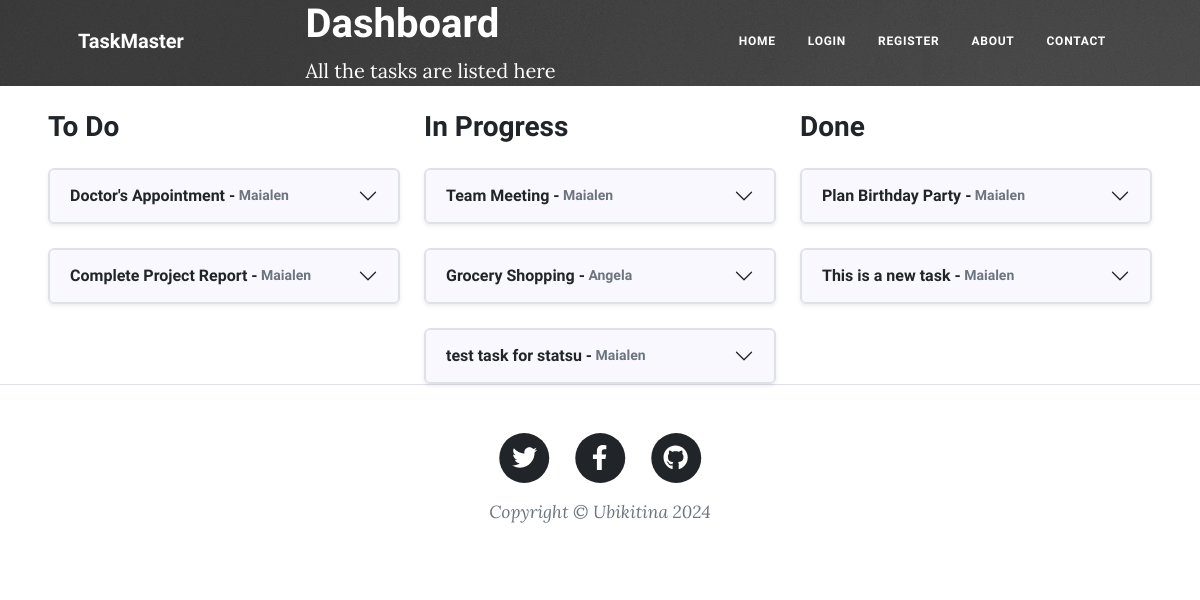
Page /dashboard on the earlier database version.
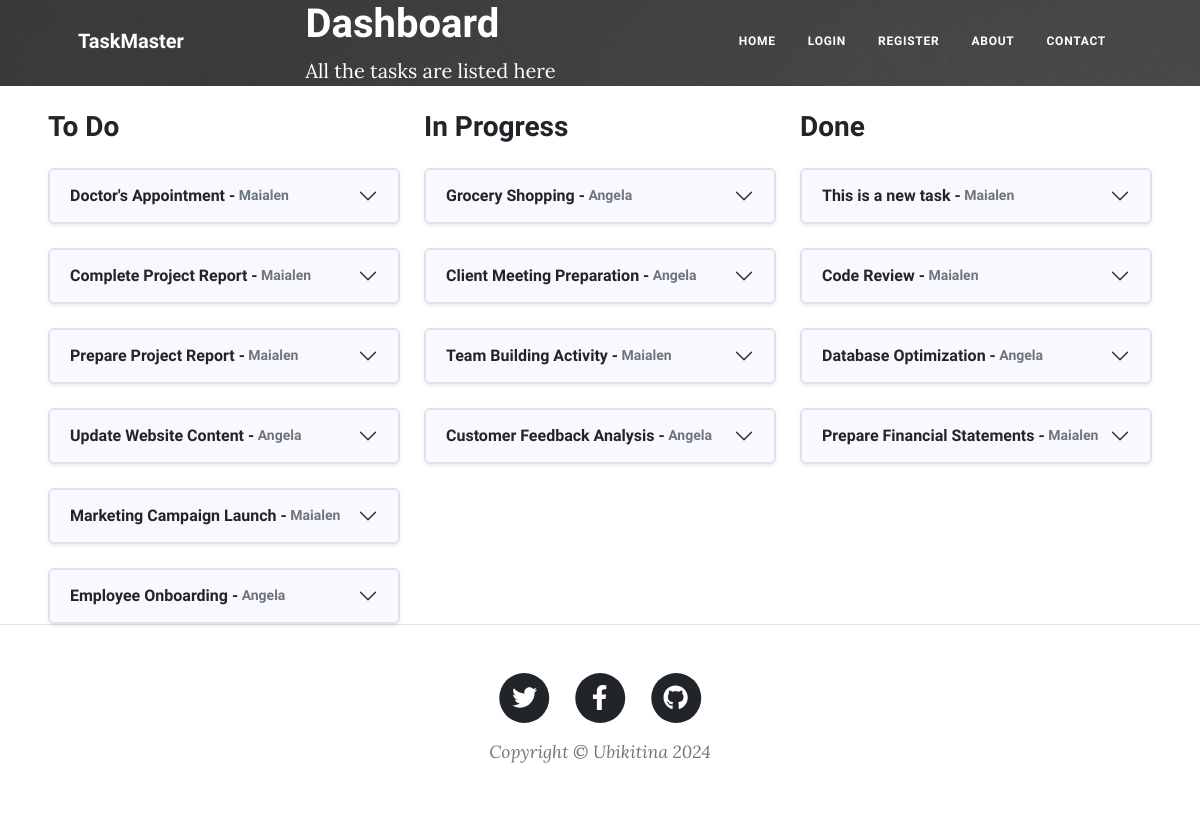
Same page on the later database version.
### main.py (models this page shows)
class Task(db.Model):
    __tablename__ = "tasks"
    id = db.Column(db.Integer, primary_key=True)
    author_id = db.Column(db.Integer, db.ForeignKey("users.id"))
    author = relationship("User", back_populates="posts")
    title = db.Column(db.String(250), unique=True, nullable=False)
    date = db.Column(db.String(250), nullable=False)
    body = db.Column(db.Text, nullable=False)
    status = db.Column(db.String(250), nullable=False)
    comments = relationship("Comment", back_populates="parent_post")

class User(UserMixin, db.Model):
    __tablename__ = "users"
    id = db.Column(db.Integer, primary_key=True)
    email = db.Column(db.String(100), unique=True)
    password = db.Column(db.String(100))
    name = db.Column(db.String(100))
    posts = relationship("Task", back_populates="author")  # The "author" refers to the author property in the Task class.
    comments = relationship("Comment", back_populates="comment_author")  # "comment_author" refers to the comment_author property in the Comment class.

### main.py (the view)
@app.route('/dashboard')
def dashboard():
    result = db.session.execute(db.select(Task))
    tasks = result.scalars().all()
    return render_template("dashboard.html", all_tasks=tasks, current_user=current_user)

### templates/dashboard.html (shortened to what this page needs)
{% include "header.html" %}
<header class="main-banner" style="background-image: url('../static/assets/img/home-bg.jpg')">
  <div class="container position-relative px-4 px-lg-5">
    <div class="row gx-4 gx-lg-5 justify-content-center">
      <div class="col-md-10 col-lg-8 col-xl-7">
        <div class="site-heading">
          <h1 style="color: white;">Dashboard</h1>
          <span class="subheading" style="color: white;">All the tasks are listed here</span>
        </div>
      </div>
    </div>
  </div>
</header>
<div class="container-fluid px-4 px-lg-5">
  <div class="row gx-4 gx-lg-5 justify-content-center">
    <div class="col-md-12">
      <div class="row">
        <div class="col-md-4">
          <h3>To Do</h3>
          {% for task in all_tasks if task.status == 'To do' %}
          <div class="accordion" id="postAccordionToDo">
            <div class="accordion-item border rounded shadow-sm">
              <h2 class="accordion-header" id="headingPostToDo{{ task.id }}">
                <button class="accordion-button collapsed" type="button" data-bs-toggle="collapse" data-bs-target="#collapsePostToDo{{ task.id }}" aria-expanded="false" aria-controls="collapsePostToDo{{ task.id }}">
                  {{ task.title }} - <small class="text-muted">&nbsp;{{ task.author.name }}</small>
                </button>
              </h2>
            </div>
          </div>
          {% endfor %}
        </div>
        <div class="col-md-4">
          <h3>In Progress</h3>
          {% for task in all_tasks if task.status == 'In progress' %}
          <div class="accordion" id="postAccordionToDo">
            <div class="accordion-item border rounded shadow-sm">
              <h2 class="accordion-header" id="headingPostToDo{{ task.id }}">
                <button class="accordion-button collapsed" type="button" data-bs-toggle="collapse" data-bs-target="#collapsePostToDo{{ task.id }}" aria-expanded="false" aria-controls="collapsePostToDo{{ task.id }}">
                  {{ task.title }} - <small class="text-muted">&nbsp;{{ task.author.name }}</small>
                </button>
              </h2>
            </div>
          </div>
          {% endfor %}
        </div>
        <div class="col-md-4">
          <h3>Done</h3>
          {% for task in all_tasks if task.status == 'Done' %}
          <div class="accordion" id="postAccordionToDo">
            <div class="accordion-item border rounded shadow-sm">
              <h2 class="accordion-header" id="headingPostToDo{{ task.id }}">
                <button class="accordion-button collapsed" type="button" data-bs-toggle="collapse" data-bs-target="#collapsePostToDo{{ task.id }}" aria-expanded="false" aria-controls="collapsePostToDo{{ task.id }}">
                  {{ task.title }} - <small class="text-muted">&nbsp;{{ task.author.name }}</small>
                </button>
              </h2>
            </div>
          </div>
          {% endfor %}
        </div>
      </div>
    </div>
  </div>
</div>
{% include "footer.html" %}

### templates/header.html (shortened to what this page needs)
<!DOCTYPE html>
<html lang="en">
  <head>
    {% block styles %}
    {{ bootstrap.load_css() }}
    <link
      href="{{ url_for('static', filename='css/styles.css') }}"
      rel="stylesheet"
    />
    {% endblock %}
  </head>
  <body>
    <nav class="navbar navbar-expand-lg navbar-light" id="mainNav">
      <div class="container px-4 px-lg-5">
        <a class="navbar-brand" href="/">TaskMaster</a>
        <div class="collapse navbar-collapse" id="navbarResponsive">
          <ul class="navbar-nav ms-auto py-4 py-lg-0">
            <li class="nav-item">
              <a
                class="nav-link px-lg-3 py-3 py-lg-4"
                href="{{ url_for('get_all_posts') }}"
                >Home</a
              >
            </li>
            {% if not current_user.is_authenticated: %}
            <li class="nav-item">
              <a
                class="nav-link px-lg-3 py-3 py-lg-4"
                href="{{ url_for('login') }}"
                >Login</a
              >
            </li>
            <li class="nav-item">
              <a
                class="nav-link px-lg-3 py-3 py-lg-4"
                href="{{ url_for('register') }}"
                >Register</a
              >
            </li>
            {% endif %}
            <li class="nav-item">
              <a
                class="nav-link px-lg-3 py-3 py-lg-4"
                href="{{ url_for('about') }}"
                >About</a
              >
            </li>
            <li class="nav-item">
              <a
                class="nav-link px-lg-3 py-3 py-lg-4"
                href="{{ url_for('contact') }}"
                >Contact</a
              >
            </li>
          </ul>
        </div>
      </div>
    </nav>
  </body>
</html>

### templates/footer.html (shortened to what this page needs)
        <footer class="border-top">
          <div class="container px-4 px-lg-5">
              <div class="row gx-4 gx-lg-5 justify-content-center">
                  <div class="col-md-10 col-lg-8 col-xl-7">
                      <ul class="list-inline text-center">
                          <li class="list-inline-item">
                              <a href="#!">
                                  <span class="fa-stack fa-lg">
                                      <i class="fas fa-circle fa-stack-2x"></i>
                                      <i class="fab fa-twitter fa-stack-1x fa-inverse"></i>
                                  </span>
                              </a>
                          </li>
                          <li class="list-inline-item">
                              <a href="#!">
                                  <span class="fa-stack fa-lg">
                                      <i class="fas fa-circle fa-stack-2x"></i>
                                      <i class="fab fa-facebook-f fa-stack-1x fa-inverse"></i>
                                  </span>
                              </a>
                          </li>
                          <li class="list-inline-item">
                              <a href="#!">
                                  <span class="fa-stack fa-lg">
                                      <i class="fas fa-circle fa-stack-2x"></i>
                                      <i class="fab fa-github fa-stack-1x fa-inverse"></i>
                                  </span>
                              </a>
                          </li>
                      </ul>
                      <div class="small text-center text-muted fst-italic">Copyright &copy; Ubikitina 2024</div>
                  </div>
              </div>
          </div>
      </footer>
  </body>
</html>

Differences in the rows shown:
removed Task: title "Team Meeting", author.name "Maialen", shown under "In Progress"
removed Task: title "test task for statsu", author.name "Maialen", shown under "In Progress"
removed Task: title "Plan Birthday Party", author.name "Maialen", shown under "Done"
added Task: title "Prepare Project Report", author.name "Maialen", shown under "To Do"
added Task: title "Update Website Content", author.name "Angela", shown under "To Do"
added Task: title "Marketing Campaign Launch", author.name "Maialen", shown under "To Do"
added Task: title "Employee Onboarding", author.name "Angela", shown under "To Do"
added Task: title "Client Meeting Preparation", author.name "Angela", shown under "In Progress"
added Task: title "Team Building Activity", author.name "Maialen", shown under "In Progress"
added Task: title "Customer Feedback Analysis", author.name "Angela", shown under "In Progress"
added Task: title "Code Review", author.name "Maialen", shown under "Done"
added Task: title "Database Optimization", author.name "Angela", shown under "Done"
added Task: title "Prepare Financial Statements", author.name "Maialen", shown under "Done"
